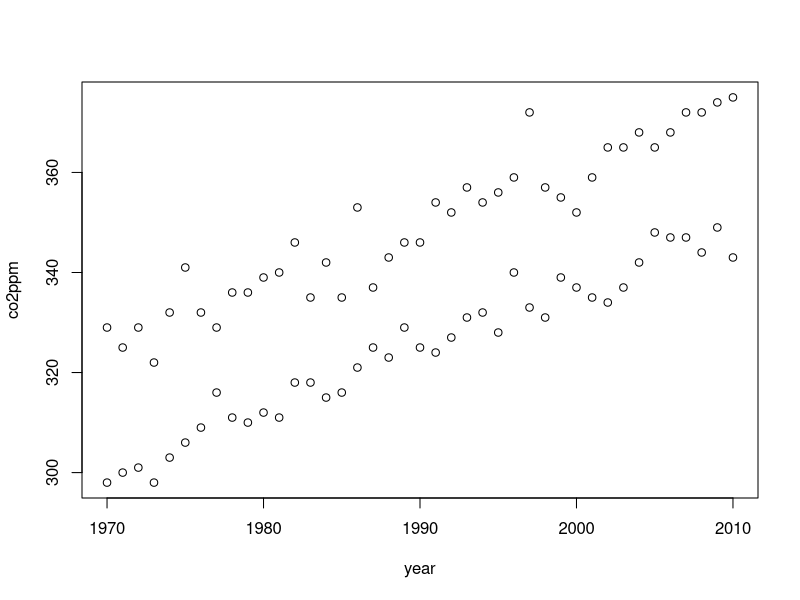
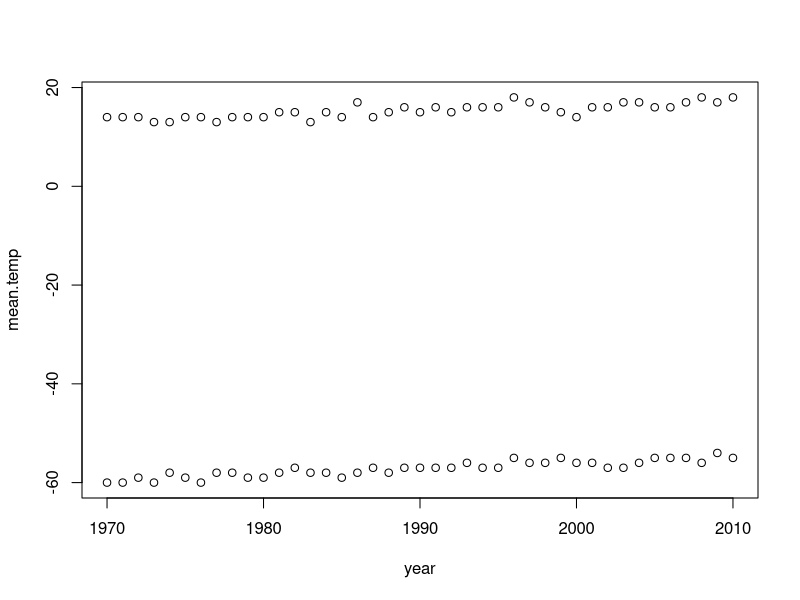
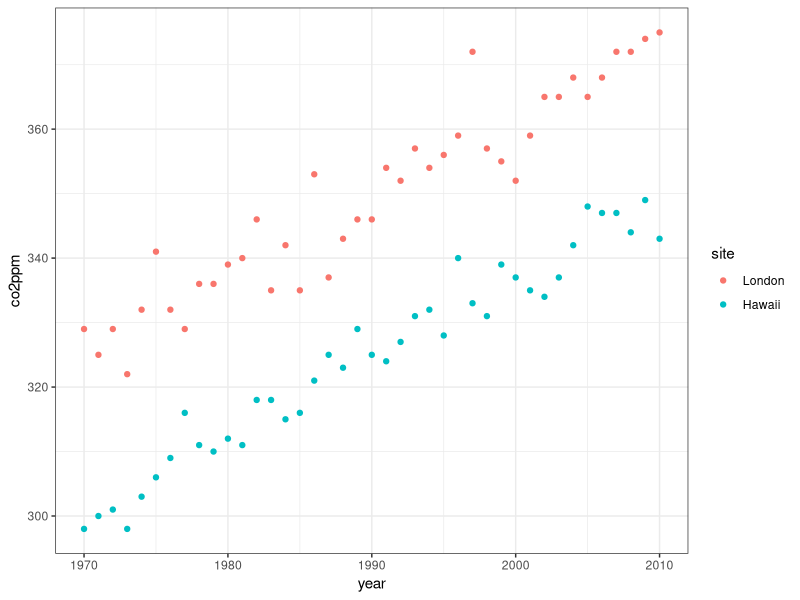

These charts were generated, in order, by the following R code:
## ---- chunk 1
library(tidyverse)
library(ggplot2)
dir.exists("data") || dir.create("data")
theme_set(theme_bw())
## ---- chunk 2
ghg = expand.grid(year=seq(1970, 2010, 1),
                  site=c("London", "Hawaii")) %>% 
  mutate(
    co2ppm = round(350 + 
                   (year - 1970)*1.2 +
                   as.numeric(site) * -25 +
                     rnorm(year, 0, 4))
    )
write_csv(ghg, "data/ghg.csv")
write_tsv(ghg, "data/ghg.tsv")
plot(co2ppm~year, data=ghg)
ghg.s = ghg %>%
    spread(site, co2ppm)
ghg.y = ghg %>%
    spread(year, co2ppm)
## ---- chunk 3
head(ghg, 3)
head(ghg.s, 3)
head(ghg.y[,1:8])
## ---- chunk 4
head(ghg)
## ---- chunk 5
head(ghg)
## ---- chunk 6
ghg.temp = ghg %>% 
  mutate(mean.temp = round(80 +
                           as.integer(site) * - 70 +
                           (co2ppm - min(co2ppm)) * 0.1 +
                           rnorm(co2ppm, 0, 0.6)))
plot(mean.temp ~ year, data=ghg.temp)
ghg.temp.m = ghg.temp %>%
  gather("measure", "value", -c(year, site)) %>% 
  arrange(site, year)
## ---- chunk 7
head(ghg.temp,3)
head(ghg.temp.m,3)
## ---- chunk 8
knitr::include_graphics("http://r4ds.had.co.nz/cover.png")
## ---- chunk 9
str(ghg.s)
gathered = gather(ghg.s, "site", "co2", -year)
str(gathered)
## ---- chunk 10
str(spread(gathered, site, co2))
## ---- chunk 11
con = expand.grid(map=c("BWA", "NGM", "Bowtie"),
                  sample=paste0("S", 1:6)) %>% 
  transmute(
    bam = paste(map, sample, sep="_"),
    reads = round(rnorm(bam, 1e6,1e5)),
    reads.mapped = round(rbeta(bam, 10, 3) * reads)
  )
## ---- chunk 12
str(con)
str(separate(con, bam, into=c("mapper", "sample")))
## ---- chunk 13
library(dplyr)
mtcars %>% summary()
summary(mtcars)
## ---- chunk 14
con %>% 
  separate(bam, into=c("mapper", "sample")) %>% 
  filter(sample %in% c("S1", "S2")) %>% 
  mutate(prop = reads.mapped/reads)
## ---- chunk 15
mutate(filter(separate(con, bam, into=c("mapper", "sample")),
              sample %in% c("S1", "S2")), prop=reads.mapped / reads)
## ---- chunk 16
mpg2 = ggplot2::mpg %>% 
  select(1:3, cyl, drv) %>% 
  unique() %>% 
  as.data.frame()
## ---- chunk 17
head(mpg2, 2)
mutate(mpg2, disp_per_cyl = displ/cyl)
## ---- chunk 18
head(mpg2, 2)
filter(mpg2, drv=="f", displ>2)
## ---- chunk 19
head(mpg2, 2)
arrange(mpg2, cyl, desc(displ))
## ---- chunk 20
head(mpg2, 2)
select(mpg2, manufacturer, 4:5, displ)
## ---- chunk 21
head(mpg2, 2)
group_by(mpg2, manufacturer) %>% 
  summarise(displ.m = mean(displ),
            displ.sd = sd(displ),
            max.cyl = max(cyl))
## ---- chunk 22
ggplot(ghg, aes(x=year, y=co2ppm)) +
  geom_point(aes(colour=site))
## ---- chunk 23
# Run independent lm per data split by cylinder
mtcars %>%
  split(.$cyl) %>% # Split by cyl
  map(~ lm(mpg ~ wt, data = .)) %>% # run an lm call within cyl class
  map(summary) %>% # take summary of lm object
  map_dbl("r.squared") # extract the r2 as a vector across the 3 classes
